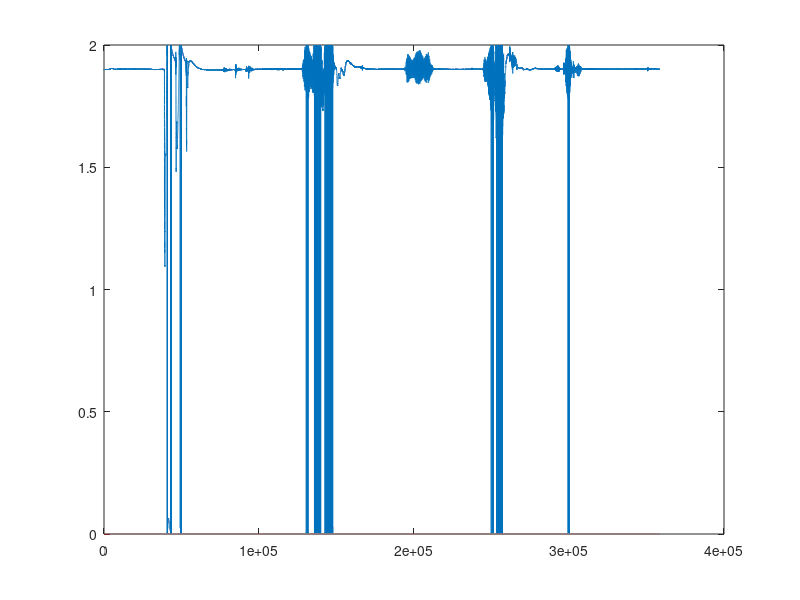

Reproduce this figure in MATLAB.
clc
clear
close all

Fs = 44100;
bitsPerSample = 32;

file = fopen('fir_test_sin_500Hz_5k.TXT');
file_data = fread(file);

if bitsPerSample == 16
    data = file_data;
elseif bitsPerSample == 32 % Convert 32 bit to 16 bits (ignore bytes 1 and 2)
    data = zeros(length(file_data)/2, 1);
    for i = 1:2:length(file_data) / 2
        data(i) = file_data((i-1)*2+3);
        data(i+1) = file_data((i-1)*2+4);
    end
end

out = zeros(length(data)/4, 2);
for i = 1:length(data) / 4
    % Left
    out(i, 1) = data((i-1)*4+2) * 2^8 + data((i-1)*4+1) * 2^0;

    % Convert unsigned to signed
    if (out(i, 1) >= 2^15)
        out(i, 1) = out(i, 1) - 2^16;
    end

    % Right
    out(i, 2) = data((i-1)*4+4) * 2^8 + data((i-1)*4+3) * 2^0;

    % Convert unsigned to signed
    if (out(i, 2) >= 2^15)
        out(i, 2) = out(i, 2) - 2^16;
    end
end

fclose(file);

out = out / 2^15; % Normalize

plot(out(:, 1));
xlim([20e3, 20e3 + 1024]);
% sound(out, Fs, 16);

%% Backup

clc
clear
close all

Fs = 44100;
bitsPerSample = 32;

bytesPerSample = (bitsPerSample / 8 * 2);

file = fopen('TESTING.TXT');
data = fread(file);
data_16 = typecast(typecast(data, 'uint8'), 'uint16');

out = zeros(length(data)/bytesPerSample, 2);
for i = 1:length(data) / bytesPerSample
    % Left
    out(i, 1) = data((i-1)*bytesPerSample+2) * 2^8 + data((i-1)*bytesPerSample+1) * 2^0;
    if (bitsPerSample == 32)
        out(i, 1) = data((i-1)*bytesPerSample+4) * 2^24 + data((i-1)*bytesPerSample+3) * 2^16;
    end

    % Convert unsigned to signed
    if (out(i, 1) >= 2^(bitsPerSample - 1))
        out(i, 1) = out(i, 1) - 2^bitsPerSample;
    end

    % Right
    out(i, 2) = data((i-1)*bytesPerSample+bytesPerSample/2+2) * 2^8 + data((i-1)*bytesPerSample+bytesPerSample/2+1) * 2^0;
    if (bitsPerSample == 32)
        out(i, 1) = data((i-1)*bytesPerSample+bytesPerSample/2+4) * 2^24 + data((i-1)*bytesPerSample+bytesPerSample/2+3) * 2^16;
    end

    % Convert unsigned to signed
    if (out(i, 2) >= 2^(bitsPerSample - 1))
        out(i, 2) = out(i, 2) - 2^bitsPerSample;
    end
end

fclose(file);

out = out / 2^(bitsPerSample - 1); % Normalize

plot(out);
% sound(out, Fs, bitsPerSample);
